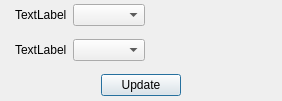
<?xml version="1.0" encoding="UTF-8"?>
<ui version="4.0">
 <class>DependenciesDialog</class>
 <widget class="QDialog" name="DependenciesDialog">
  <property name="geometry">
   <rect>
    <x>0</x>
    <y>0</y>
    <width>282</width>
    <height>101</height>
   </rect>
  </property>
  <property name="windowTitle">
   <string>Dialog</string>
  </property>
  <widget class="QWidget" name="verticalLayoutWidget">
   <property name="geometry">
    <rect>
     <x>0</x>
     <y>0</y>
     <width>281</width>
     <height>101</height>
    </rect>
   </property>
   <layout class="QVBoxLayout" name="verticalLayout">
    <property name="sizeConstraint">
     <enum>QLayout::SetDefaultConstraint</enum>
    </property>
    <item>
     <layout class="QHBoxLayout" name="varCountLayout">
      <item>
       <spacer name="horizontalSpacer">
        <property name="orientation">
         <enum>Qt::Horizontal</enum>
        </property>
        <property name="sizeType">
         <enum>QSizePolicy::Fixed</enum>
        </property>
        <property name="sizeHint" stdset="0">
         <size>
          <width>15</width>
          <height>0</height>
         </size>
        </property>
       </spacer>
      </item>
      <item>
       <widget class="QLabel" name="lblVarCount">
        <property name="text">
         <string>TextLabel</string>
        </property>
       </widget>
      </item>
      <item>
       <widget class="QComboBox" name="cmbVarCount">
        <property name="sizePolicy">
         <sizepolicy hsizetype="Fixed" vsizetype="Fixed">
          <horstretch>0</horstretch>
          <verstretch>0</verstretch>
         </sizepolicy>
        </property>
       </widget>
      </item>
      <item>
       <spacer name="horizontalSpacer_4">
        <property name="orientation">
         <enum>Qt::Horizontal</enum>
        </property>
        <property name="sizeHint" stdset="0">
         <size>
          <width>40</width>
          <height>20</height>
         </size>
        </property>
       </spacer>
      </item>
     </layout>
    </item>
    <item>
     <spacer name="verticalSpacer">
      <property name="orientation">
       <enum>Qt::Vertical</enum>
      </property>
      <property name="sizeType">
       <enum>QSizePolicy::Fixed</enum>
      </property>
      <property name="sizeHint" stdset="0">
       <size>
        <width>0</width>
        <height>3</height>
       </size>
      </property>
     </spacer>
    </item>
    <item>
     <layout class="QHBoxLayout" name="varOffsetsLayout">
      <item>
       <spacer name="horizontalSpacer_2">
        <property name="orientation">
         <enum>Qt::Horizontal</enum>
        </property>
        <property name="sizeType">
         <enum>QSizePolicy::Fixed</enum>
        </property>
        <property name="sizeHint" stdset="0">
         <size>
          <width>15</width>
          <height>0</height>
         </size>
        </property>
       </spacer>
      </item>
      <item>
       <widget class="QLabel" name="lblOffsets">
        <property name="text">
         <string>TextLabel</string>
        </property>
       </widget>
      </item>
      <item>
       <widget class="QComboBox" name="cmbOffsets">
        <property name="sizePolicy">
         <sizepolicy hsizetype="Fixed" vsizetype="Fixed">
          <horstretch>0</horstretch>
          <verstretch>0</verstretch>
         </sizepolicy>
        </property>
       </widget>
      </item>
      <item>
       <spacer name="horizontalSpacer_5">
        <property name="orientation">
         <enum>Qt::Horizontal</enum>
        </property>
        <property name="sizeHint" stdset="0">
         <size>
          <width>40</width>
          <height>20</height>
         </size>
        </property>
       </spacer>
      </item>
     </layout>
    </item>
    <item>
     <spacer name="verticalSpacer_2">
      <property name="orientation">
       <enum>Qt::Vertical</enum>
      </property>
      <property name="sizeType">
       <enum>QSizePolicy::Fixed</enum>
      </property>
      <property name="sizeHint" stdset="0">
       <size>
        <width>0</width>
        <height>3</height>
       </size>
      </property>
     </spacer>
    </item>
    <item>
     <layout class="QHBoxLayout" name="horizontalLayout">
      <item>
       <spacer name="horizontalSpacer_6">
        <property name="orientation">
         <enum>Qt::Horizontal</enum>
        </property>
        <property name="sizeHint" stdset="0">
         <size>
          <width>40</width>
          <height>20</height>
         </size>
        </property>
       </spacer>
      </item>
      <item>
       <widget class="QPushButton" name="btnUpdate">
        <property name="text">
         <string>Update</string>
        </property>
       </widget>
      </item>
      <item>
       <spacer name="horizontalSpacer_7">
        <property name="orientation">
         <enum>Qt::Horizontal</enum>
        </property>
        <property name="sizeHint" stdset="0">
         <size>
          <width>40</width>
          <height>20</height>
         </size>
        </property>
       </spacer>
      </item>
     </layout>
    </item>
   </layout>
  </widget>
 </widget>
 <resources/>
 <connections/>
</ui>
